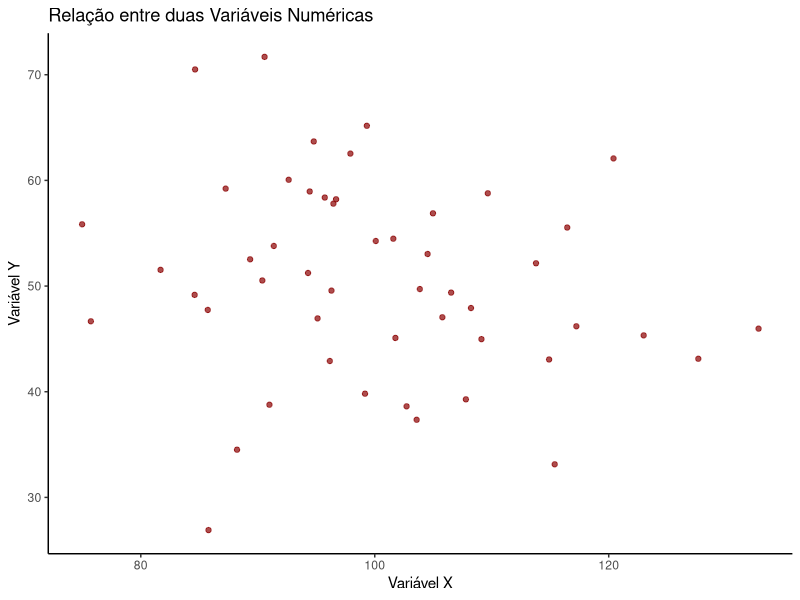
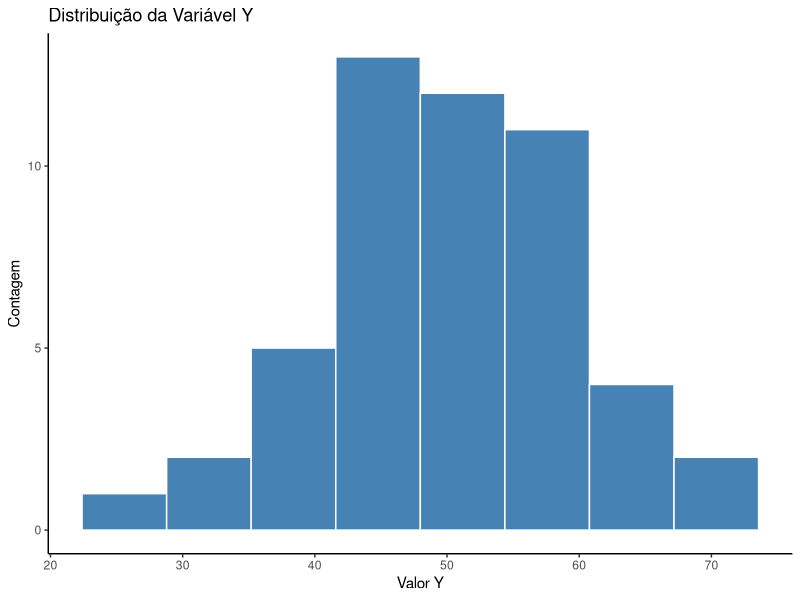
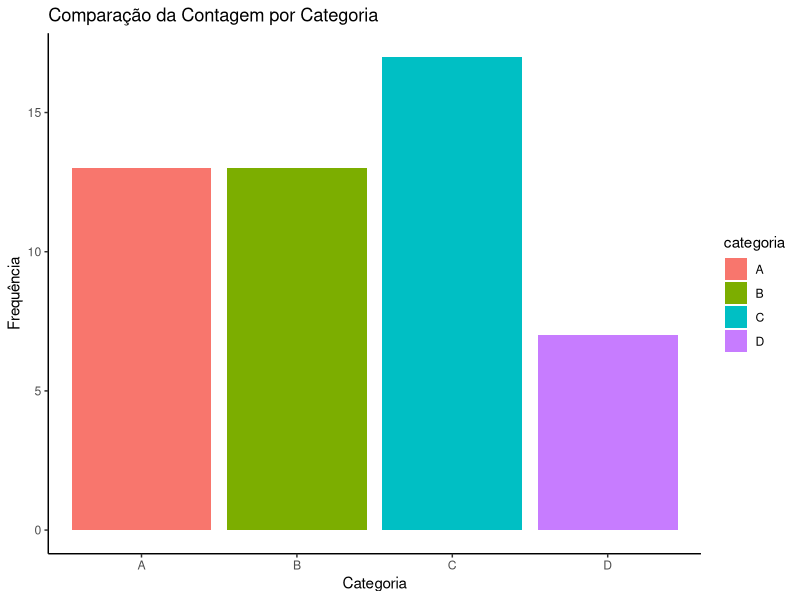
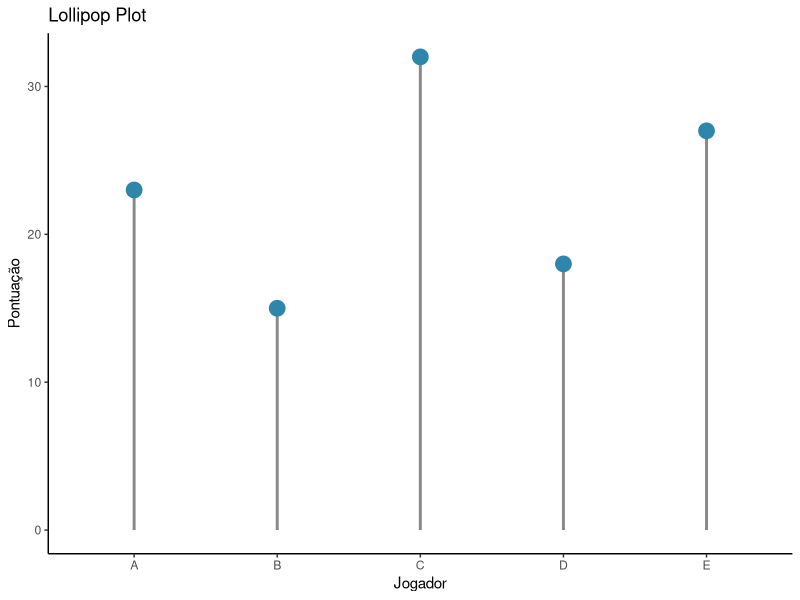
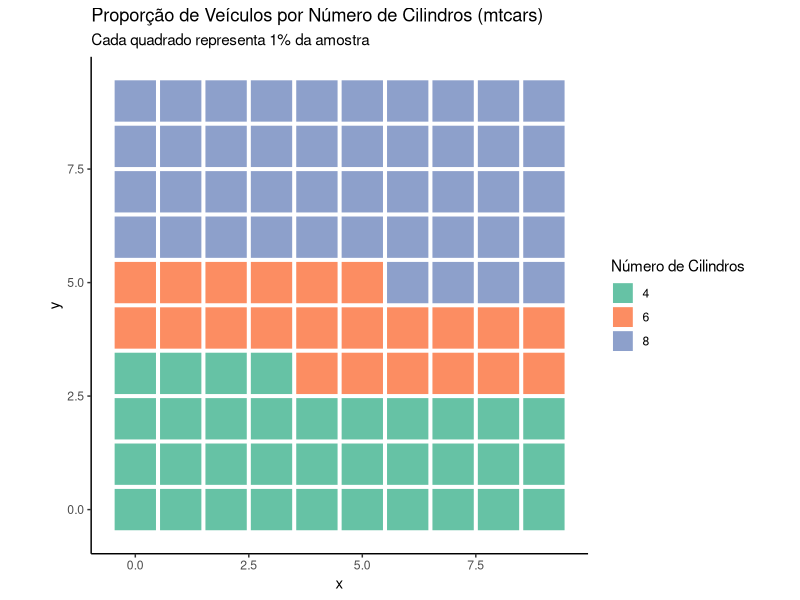

Recreate these plots in R, in order.
## ---- chunk 1
# Configurações globais para os chunks.
knitr::opts_chunk$set(echo = TRUE,
                      message = FALSE,
                      warning = FALSE,
                      fig.align = 'center',
                      fig.height = 4,
                      fig.width = 6)

# Carrega o pacote principal para os exemplos
require(ggplot2)
library(tidyverse)

# Criar dados falsos para exemplos
set.seed(123)
dados <- data.frame(
    categoria = factor(sample(LETTERS[1:4], 50, replace = TRUE)),
    valor_y = rnorm(50, 50, 10),
    valor_x = rnorm(50, 100, 15),
    tempo = 1:50
)
## ---- chunk 2
# Exemplo: Existe relação entre 'valor_x' e 'valor_y'?
ggplot(dados, aes(x = valor_x, y = valor_y)) +
  geom_point(color = "darkred", alpha = 0.7) +
  labs(title = "Relação entre duas Variáveis Numéricas",
       x = "Variável X",
       y = "Variável Y") +
    theme_classic()
## ---- chunk 3
# Exemplo: Como se distribuem os valores da 'valor_y'?
ggplot(dados, aes(x = valor_y)) +
  geom_histogram(bins = 8, fill = "steelblue", color = "white") +
  labs(title = "Distribuição da Variável Y",
       x = "Valor Y",
       y = "Contagem") +
    theme_classic()
## ---- chunk 4
# Exemplo: Comparando a contagem de observações por 'categoria'
ggplot(dados, aes(x = categoria, fill = categoria)) +
  geom_bar() +
  labs(title = "Comparação da Contagem por Categoria",
       x = "Categoria",
       y = "Frequência") +
  theme(legend.position = "none")  +
    theme_classic()
## ---- chunk 5
df <- data.frame(
  Categoria = c("A", "B", "C", "D", "E"),
  Valor = c(23, 15, 32, 18, 27)
)
ggplot(df, aes(x = Categoria, y = Valor)) +
  geom_segment(aes(x = Categoria, xend = Categoria, y = 0, yend = Valor),
               color = "#888888", linewidth = 1) +
  geom_point(color = "#2E86AB", size = 5) +
  labs(
    title = "Lollipop Plot",
    x = "Jogador",
    y = "Pontuação"
  ) +
  theme_minimal(base_size = 16) +
  theme(
    plot.title = element_text(face = "bold", size = 20),
    plot.subtitle = element_text(size = 14, color = "#555"),
    axis.text.x = element_text(size = 13),
    axis.text.y = element_text(size = 12)
  ) +
    theme_classic()

## ---- chunk 6

# 1. Contagem por categoria
dados <- mtcars %>%
  count(cyl) %>%
  mutate(prop = n / sum(n))

# 2. Criar 100 quadrados
waffle <- dados %>%
  mutate(quadrados = round(prop * 100)) %>% 
  uncount(quadrados) %>% 
  mutate(index = row_number(),
         x = (index - 1) %% 10,
         y = (index - 1) %/% 10)

# 3. Waffle plot
ggplot(waffle, aes(x = x, y = y, fill = factor(cyl))) +
  geom_tile(color = "white", size = 0.6, width = 0.95, height = 0.95) +
  scale_fill_brewer(
    palette = "Set2",
    name = "Número de Cilindros"
  ) +
  coord_equal() +
  labs(
    title = "Proporção de Veículos por Número de Cilindros (mtcars)",
    subtitle = "Cada quadrado representa 1% da amostra"
  ) +
  theme_void(base_size = 20) +
  theme(
    plot.title = element_text(face = "bold", size = 26, hjust = 0.5),
    plot.subtitle = element_text(size = 16, hjust = 0.5, color = "#555555"),
    legend.position = "bottom",
    legend.title = element_text(size = 16),
    legend.text = element_text(size = 14),
    plot.margin = margin(20, 20, 20, 20)
  ) +
  theme_classic()
